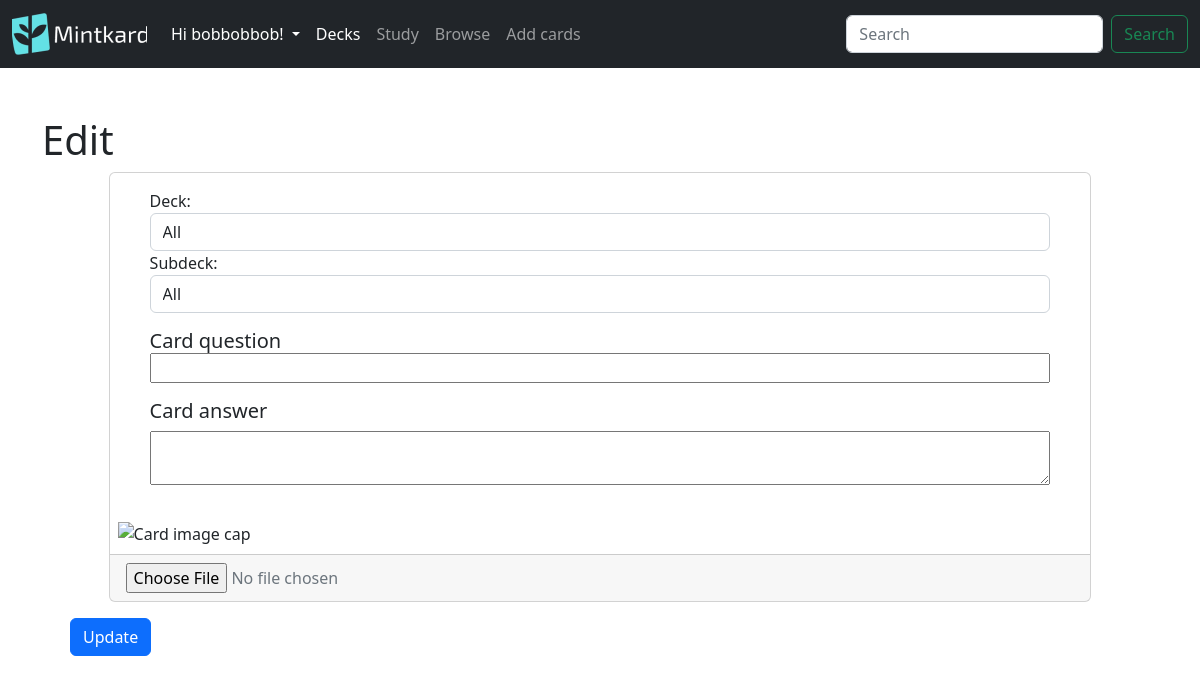
The page /decks/edit/1 (signed in) on the database as committed earlier.
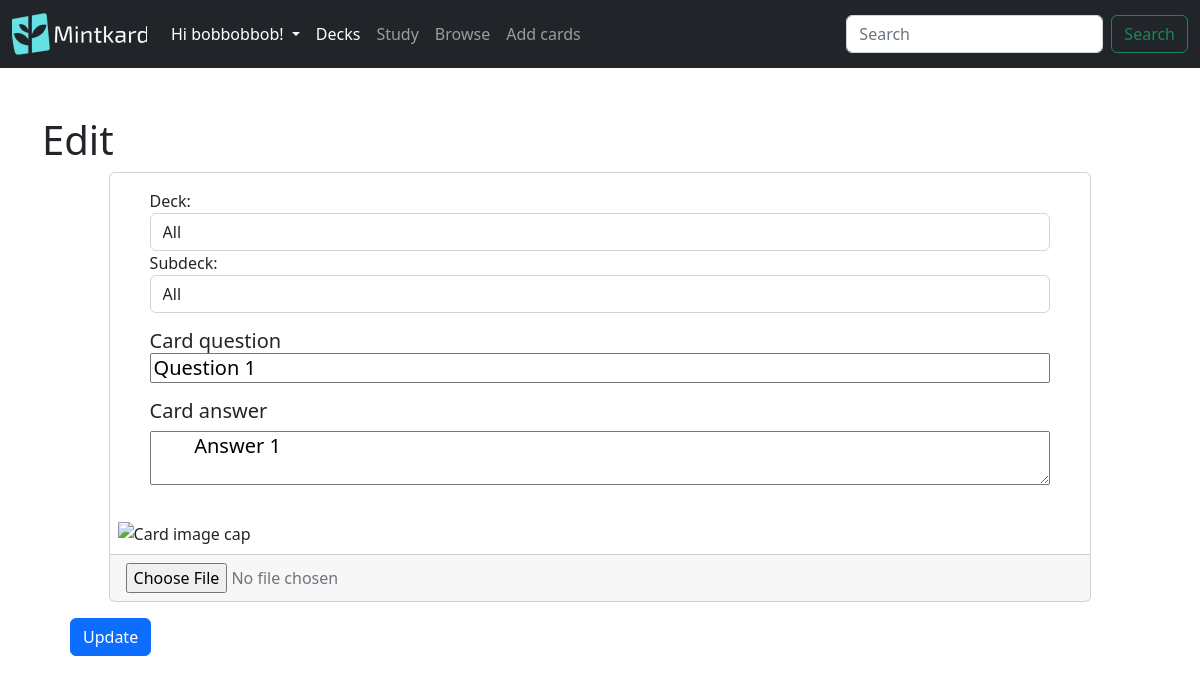
The same page on the database as committed later.
### mintkard/models.py (models this page shows, shortened)
class Card(db.Model):
    id = db.Column(db.Integer, primary_key=True)#Primary key
    question = db.Column(db.String(200))
    answer = db.Column(db.String(400))
    last_study = db.Column(db.DateTime(timezone=True))
    is_new = db.Column(db.Boolean, default=True)
    interval = db.Column(db.Integer)
    easiness_factor = db.Column(db.Integer)
    quality = db.Column(db.Integer)
    deck_id = db.Column(db.Integer, db.ForeignKey('deck.id'))#One to many relationship with decks

### mintkard/decks.py (the view, shortened to what this page needs)
@login_required
@decks.route('/edit/<int:card_id>',methods=['GET','POST'])
def edit(card_id):
    current_card = Card.query.filter_by(id=card_id).first()
    current_card = Card.query.filter_by(id=card_id).first()
    return render_template("edit.html",card=current_card)

### mintkard/decks.py (called while the page is built)
@decks.before_request
def before_request():
    g.fmanager = FlashcardManager(user_id=current_user.id, app=current_app)

### mintkard/templates/edit.html (shortened to what this page needs)
{% extends 'layout.html' %}
{% block body %}
<form method="POST">
<h1 >Edit</h1>
<div class="container-fluid">
  <div class="card mx-auto" style="width: 90%; height: 100%;">
    <div class="card-body mx-4">
      <div class="form-group">
        <label for="deck-filter">Deck:</label>
        <select class="form-control" id="deck-filter">
          <option>All</option>
        </select>
      </div>
      <div class="form-group">
        <label for="subdeck-filter">Subdeck:</label>
        <select class="form-control" id="subdeck-filter">
          <option>All</option>
        </select>
      </div>
      <h5 class="card-title my-3">
        <label for="card-question">Card question</label>
        <input type="text" style="width: 100%" id="card-question" value="{{card.question}}">
      </h5>
      <h5>
      <label for="card-title">Card answer</label>
        <p class="card-text my-2">
        <textarea style="width: 100%" id="card-answer">
        {{card.answer}}
        </textarea>
        </p>
      </h5>
    </div>
    <img class="card-img-bottom p-2" src="https://cdn.mos.cms.futurecdn.net/hjJdNB2rM5nYiqXuagvSmP-1200-80.jpg" alt="Card image cap" style="max-height: 200px;object-fit: contain">
    <div class="card-footer text-muted">
      <input type="file" id="card-image" accept="image/*">
    </div>
  </div>
  <a href="#" class="btn btn-primary m-3" type="submit">Update</a>
</div>
</form>
{% endblock %}

Rows that differ between the two databases and show on the page:
added Card: question "Question 1", answer "Answer 1"
